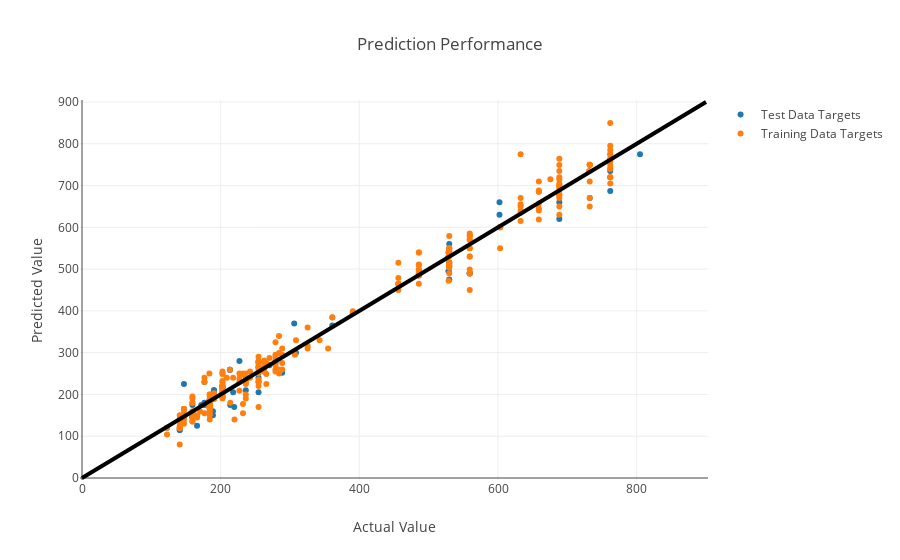

The notebook cell this image was saved under:
### Markdown cell above
Plotting the expected targets vs the predicted targets in the model. Ideally, they are exact and the points lie on the black line

### Code cell
trace1 = go.Scatter(
        x=y_pred,
        y=y_test,
        mode='markers',
        name = 'Test Data Targets'
        )
trace2 = go.Scatter(
        x=y_train_pred,
        y=y_train,
        mode='markers',
        name = 'Training Data Targets'
        )

layout = {
    
    'title':'Prediction Performance',
    'xaxis' : dict(title = 'Actual Value'),
    'yaxis' : dict(title = 'Predicted Value'),
    'shapes': [
        {
            'type': 'line',
            'x0': 0,
            'y0': 0,
            'x1': 900,
            'y1': 900,
            'line': {
                'color': 'rgb(0,0,0)',
                'width': 4
            },
        }
    ],
    'showlegend': True
}
data = [trace1,trace2]

iplot({'data':data, 'layout':layout},filename='basic')

### Figure 1 — Plotly figure (JSON) as saved in the notebook; plotly's stock layout.template omitted (floating-point values rounded to 4 significant figures; data arrays with more than 128 entries replaced by an {"elided": "..."} marker saying what was removed)
{"data": [{"mode": "markers", "name": "Test Data Targets", "type": "scatter", "uid": "bb3bc526-ccd4-11e8-a215-6a000073fc60", "x": [213.3, 140.9, 761.9, 219.6, 141.0, 184.3, 213.3, 184.3, 361.0, 140.9, 529.7, 528.8, 804.8, 147.1, 456.3, 529.7, 190.4, 308.6, 254.6, 188.8, 254.6, 202.6, 262.9, 603.1, 559.2, 529.7, 602.2, 529.7, 529.7, 761.9, 688.5, 279.1, 202.6, 236.3, 176.6, 188.8, 159.3, 159.3, 218.0, 559.2, 559.2, 184.3, 213.8, 732.3, 270.4, 761.9, 165.9, 528.8, 390.6, 254.6, 254.6, 172.1, 147.1, 529.7, 176.6, 227.1, 602.2, 184.3, 528.8, 190.4, 288.7, 122.6, 176.6, 485.8, 688.5, 236.3, 306.0, 147.1], "y": [259, 140, 735, 170, 115, 189, 259, 160, 365, 115, 560, 495, 775, 165, 465, 509, 210, 300, 265, 150, 205, 205, 255, 600, 490, 475, 630, 515, 544, 687, 660, 275, 216, 210, 230, 160, 155, 175, 205, 490, 490, 175, 175, 670, 270, 759, 125, 530, 395, 230, 240, 175, 145, 515, 180, 280, 660, 175, 495, 210, 252, 120, 175, 485, 620, 240, 370, 225]}, {"mode": "markers", "name": "Training Data Targets", "type": "scatter", "uid": "bb3cf838-ccd4-11e8-9e4d-6a000073fc60", "x": {"elided": "270 float values"}, "y": {"elided": "270 int values"}}], "layout": {"shapes": [{"line": {"color": "rgb(0,0,0)", "width": 4}, "type": "line", "x0": 0, "x1": 900, "y0": 0, "y1": 900}], "showlegend": true, "title": "Prediction Performance", "xaxis": {"title": "Actual Value"}, "yaxis": {"title": "Predicted Value"}}}
